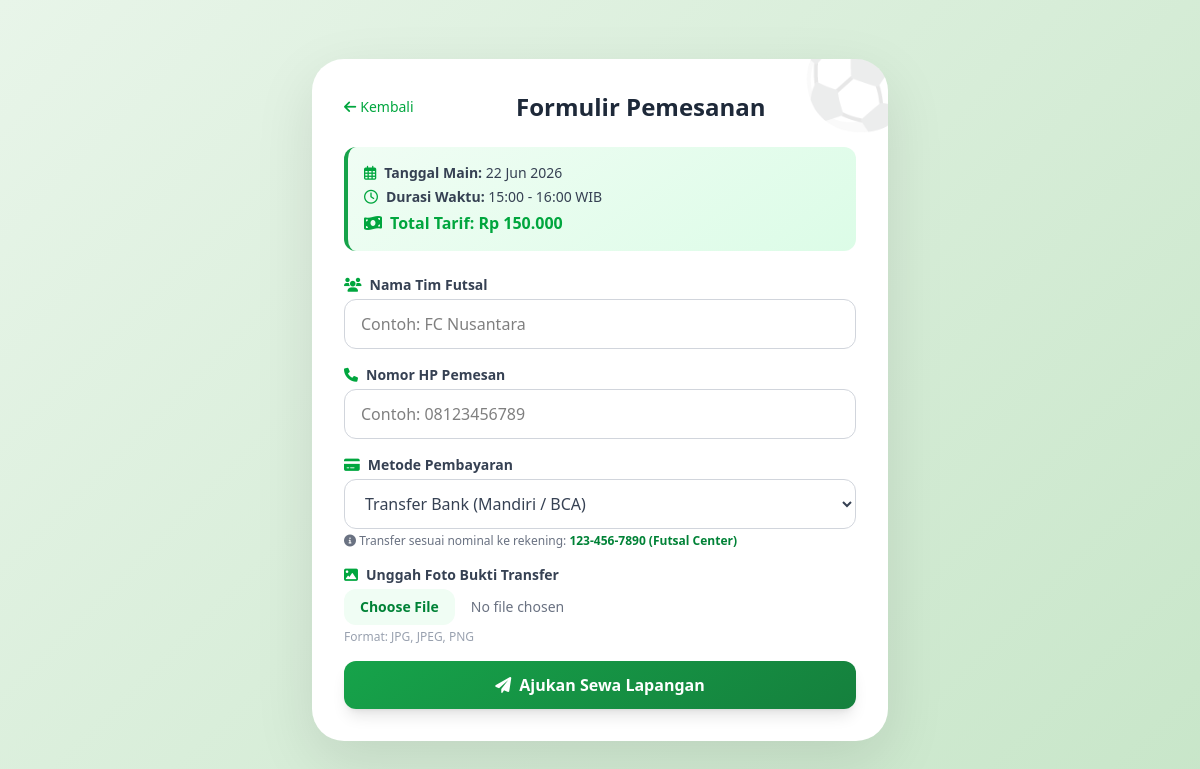
The page /views/formulir_booking.php?id_slot=6 (signed in) on the database its author committed.
### tables this page shows
CREATE TABLE `slot_waktu` (
  `id_slot` int(11) NOT NULL,
  `id_lapangan` int(11) NOT NULL,
  `tanggal` date NOT NULL,
  `jam_mulai` time NOT NULL,
  `jam_selesai` time NOT NULL,
  `status_slot` enum('kosong','terkunci','terisi') DEFAULT 'kosong',
  `lock_expired_at` datetime DEFAULT NULL,
  `tarif` decimal(10,2) NOT NULL
);

### views/formulir_booking.php (the view, shortened to what this page needs)
<?php
$id_slot = $_GET['id_slot'] ?? 0;
$database = new Database();
$dbConn = $database->getConnection();
$stmt = $dbConn->prepare("SELECT * FROM slot_waktu WHERE id_slot = :id LIMIT 1");
$stmt->bindParam(":id", $id_slot);
$stmt->execute();
$slotDetail = $stmt->fetch();
?>
<!DOCTYPE html>
<html lang="id">
<head>
    <script src="https://cdn.jsdelivr.net/npm/@tailwindcss/browser@4"></script>
    <link rel="stylesheet" href="https://cdnjs.cloudflare.com/ajax/libs/font-awesome/6.0.0-beta3/css/all.min.css">
</head>
<body class="min-h-screen py-8 px-4 flex items-center justify-center">
    <div class="form-card w-full max-w-xl p-6 md:p-8 relative overflow-hidden">
        <div class="absolute -top-8 -right-8 text-8xl opacity-10 select-none">⚽</div>
        <div class="flex items-center gap-3 mb-6">
            <a href="jadwal.php" class="text-green-600 hover:underline text-sm flex items-center gap-1">
                <i class="fas fa-arrow-left"></i> Kembali
            </a>
            <h2 class="text-2xl font-extrabold text-gray-800 flex-1 text-center">Formulir Pemesanan</h2>
        </div>
        <div class="detail-slot p-4 rounded-xl mb-6 space-y-1 text-sm text-gray-700">
            <p><i class="far fa-calendar-alt text-green-600 mr-2"></i><strong>Tanggal Main:</strong> <?php echo date('d M Y', strtotime($slotDetail->tanggal)); ?></p>
            <p><i class="far fa-clock text-green-600 mr-2"></i><strong>Durasi Waktu:</strong> <?php echo date('H:i', strtotime($slotDetail->jam_mulai)) . ' - ' . date('H:i', strtotime($slotDetail->jam_selesai)); ?> WIB</p>
            <p class="text-green-600 font-bold text-base"><i class="fas fa-money-bill-wave mr-2"></i><strong>Total Tarif:</strong> Rp <?php echo number_format($slotDetail->tarif, 0, ',', '.'); ?></p>
        </div>
        <form action="" method="POST" enctype="multipart/form-data" class="space-y-4">
            <div>
                <label class="block text-sm font-semibold text-gray-700 mb-1"><i class="fas fa-users text-green-600 mr-2"></i>Nama Tim Futsal</label>
                <input type="text" name="nama_tim" required placeholder="Contoh: FC Nusantara"
                       class="w-full px-4 py-3 border border-gray-300 rounded-xl focus:ring-2 focus:ring-green-500 focus:border-green-500 outline-none transition">
            </div>
            <div>
                <label class="block text-sm font-semibold text-gray-700 mb-1"><i class="fas fa-phone text-green-600 mr-2"></i>Nomor HP Pemesan</label>
                <input type="text" name="no_hp_pemesan" required placeholder="Contoh: 08123456789"
                       class="w-full px-4 py-3 border border-gray-300 rounded-xl focus:ring-2 focus:ring-green-500 focus:border-green-500 outline-none transition">
            </div>
            <div>
                <label class="block text-sm font-semibold text-gray-700 mb-1"><i class="fas fa-credit-card text-green-600 mr-2"></i>Metode Pembayaran</label>
                <select name="metode_bayar" class="w-full px-4 py-3 border border-gray-300 rounded-xl focus:ring-2 focus:ring-green-500 focus:border-green-500 outline-none text-gray-700">
                    <option value="transfer_bank">Transfer Bank (Mandiri / BCA)</option>
                </select>
                <p class="text-xs text-gray-500 mt-1"><i class="fas fa-info-circle"></i> Transfer sesuai nominal ke rekening: <strong class="text-green-700">123-456-7890 (Futsal Center)</strong></p>
            </div>
            <div>
                <label class="block text-sm font-semibold text-gray-700 mb-1"><i class="fas fa-image text-green-600 mr-2"></i>Unggah Foto Bukti Transfer</label>
                <input type="file" name="bukti_bayar" required accept="image/png, image/jpeg, image/jpg"
                       class="w-full text-sm text-gray-500 file:mr-4 file:py-2 file:px-4 file:rounded-xl file:border-0 file:text-sm file:font-semibold file:bg-green-50 file:text-green-700 hover:file:bg-green-100">
                <p class="text-xs text-gray-400 mt-1">Format: JPG, JPEG, PNG</p>
            </div>
            <button type="submit"
                    class="w-full btn-futsal text-white font-bold py-3 rounded-xl transition duration-200 shadow-lg flex items-center justify-center gap-2">
                <i class="fas fa-paper-plane"></i> Ajukan Sewa Lapangan
            </button>
        </form>
    </div>
</body>
</html>

### views/formulir_booking.php (style rules this page uses)
body { background: linear-gradient(135deg, #e8f5e9 0%, #c8e6c9 100%); font-family: 'Segoe UI', Tahoma, Geneva, Verdana, sans-serif; }
.form-card { background: white; border-radius: 2rem; box-shadow: 0 20px 60px rgba(0,0,0,0.1); }
.btn-futsal { background: linear-gradient(145deg, #16a34a, #15803d); transition: all 0.2s ease; }
.detail-slot { background: linear-gradient(145deg, #f0fdf4, #dcfce7); border-left: 4px solid #16a34a; }

### rows shown on the page
slot_waktu: tanggal "22 Jun 2026", jam_mulai "15:00", jam_selesai "16:00", tarif "150.000"
